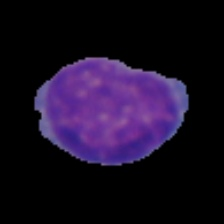
#> input picture data/allidb_ground_truth/all/allidb_067_cell_1.jpg, 224 x 224 px; its folder holds only this picture in this run
$ python normalize_all_idb.py --input ../../../data/allidb_ground_truth/all --output out
#> lines starting #> are read from the running program, lines starting #| are printed output that depends on the picture; after the words box and inside, x2 and y2 are one past the last pixel; in counts of white or black regions, pixels touching at a corner belong together
### src/segmentation/wbc_segmenter.py
"""
WBC Segmentation - K-Means on LAB color space
Based on the MATLAB version
"""

import cv2
import numpy as np
from sklearn.cluster import KMeans
from scipy import ndimage
from pathlib import Path


class WBCSegmenter:
    # segments white blood cells from microscope images

    def __init__(self, num_clusters=3, min_cell_size=200, padding=10):
#> in process_all_idb, img is the input picture: shape (224, 224, 3); mean B, G, R 36.6, 14.4, 25.3
        self.num_clusters = num_clusters
        self.min_cell_size = min_cell_size
        self.padding = padding

    def segment(self, image):
        # main segmentation function
        # returns dict with mask, cells, bboxes etc

        # convert to LAB
        lab = cv2.cvtColor(image, cv2.COLOR_RGB2LAB)
#> lab: shape (224, 224, 3); mean of channels 0, 1, 2 21.6, 137.3, 117.6
        ab = lab[:, :, 1:3].astype(np.float32)
        rows, cols = ab.shape[:2]
#> rows = 224; cols = 224
        ab_vec = ab.reshape(-1, 2)
#> ab_vec = 50176 pairs, first value 126 to 177, second value 73 to 130

        # run kmeans
        kmeans = KMeans(n_clusters=self.num_clusters, random_state=42, n_init=3)
        labels = kmeans.fit_predict(ab_vec)
        labels = labels.reshape(rows, cols)
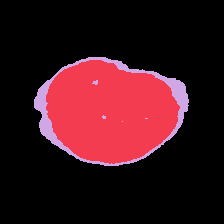
#> labels: shape (224, 224) int32; 3 distinct labels, from 0 to 2; one colour per label, 0 black

        # find which cluster has WBCs (darkest L channel)
        L = lab[:, :, 0]
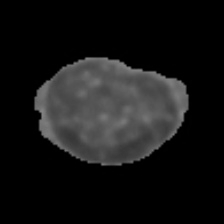
#> L: shape (224, 224); min 0, max 135, mean 21.6
        avg_L = []
        for i in range(self.num_clusters):
            mask_i = (labels == i)
            avg_L.append(np.mean(L[mask_i]))
#> this loop made 3 passes
#> pass 1, in segment, `mask_i = (labels == i)`:
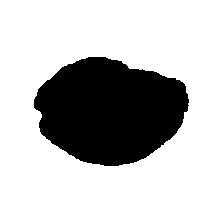
#> mask_i: shape (224, 224) bool; 75.2% white; 1 black region, box (x1, y1, x2, y2) and area: (34, 57, 189, 166) 12444
#> pass 2, in segment, `mask_i = (labels == i)`:
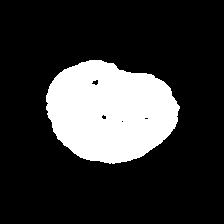
#> mask_i: shape (224, 224) bool; 20.6% white; 1 white region, box (x1, y1, x2, y2) and area: (46, 60, 180, 164) 10331
#> pass 3, in segment, `mask_i = (labels == i)`:
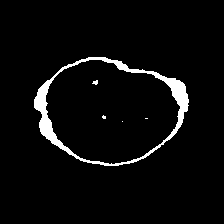
#> mask_i: shape (224, 224) bool; 4.2% white; 5 white regions (3 under 20 px), largest, box (x1, y1, x2, y2) and area: (34, 57, 189, 166) 2077, (92, 80, 98, 85) 20
#> after the loop, avg_L = [0.382, 82.88, 100.1]

        wbc_cluster = np.argmin(avg_L)
#> wbc_cluster = 0
        wbc_mask = (labels == wbc_cluster).astype(np.uint8)

        # morphology to clean up
        # Use smaller kernel to reduce over-segmentation
        kernel_open = cv2.getStructuringElement(cv2.MORPH_ELLIPSE, (5, 5))
        clean_mask = cv2.morphologyEx(wbc_mask, cv2.MORPH_OPEN, kernel_open)
#> clean_mask: shape (224, 224); values 0 (black) and 1 (white), 75.2% white; 1 black region, box (x1, y1, x2, y2) and area: (34, 57, 189, 166) 12455

        # Add closing to reconnect thin bridges (prevents splitting bilobed nuclei)
        kernel_close = cv2.getStructuringElement(cv2.MORPH_ELLIPSE, (7, 7))
        clean_mask = cv2.morphologyEx(clean_mask, cv2.MORPH_CLOSE, kernel_close)
#> clean_mask: shape (224, 224); values 0 (black) and 1 (white), 75.2% white; 1 black region, box (x1, y1, x2, y2) and area: (34, 57, 189, 166) 12449

        clean_mask = ndimage.binary_fill_holes(clean_mask).astype(np.uint8)
#> clean_mask: shape (224, 224); every value is 1

        # remove small stuff
        num_labels, labeled_mask, stats, _ = cv2.connectedComponentsWithStats(
            clean_mask, connectivity=8
        )
#> labeled_mask: shape (224, 224) int32; every value is 1
#> num_labels = 2; stats = [[-1, 2147483647, 0, 0, 0], [0, 0, 224, 224, 50176]]

        final_mask = np.zeros_like(clean_mask)
#> final_mask: shape (224, 224); every value is 0
        for i in range(1, num_labels):
            if stats[i, cv2.CC_STAT_AREA] >= self.min_cell_size:
                final_mask[labeled_mask == i] = 1

        # get individual cells
        cells, bboxes = self._extract_cells(image, final_mask)

        return {
            'mask': final_mask,
            'cells': cells,
            'bboxes': bboxes,
            'count': len(cells),
            'intermediate': {
                'lab': lab,
                'labels': labels,
                'wbc_cluster': wbc_cluster,
                'raw_mask': wbc_mask,
                'clean_mask': clean_mask
            }
        }

    def _extract_cells(self, image, mask):
        # crop out individual cells from the mask
        contours, _ = cv2.findContours(mask, cv2.RETR_EXTERNAL, cv2.CHAIN_APPROX_SIMPLE)
#> contours = [[[0, 0], [0, 223], [223, 223], [223, 0]]]

        cells = []
        bboxes = []

        for contour in contours:
            x, y, w, h = cv2.boundingRect(contour)

            # add some padding
            x_pad = max(0, x - self.padding)
            y_pad = max(0, y - self.padding)
            w_pad = min(image.shape[1] - x_pad, w + 2 * self.padding)
            h_pad = min(image.shape[0] - y_pad, h + 2 * self.padding)

            if w_pad > 20 and h_pad > 20:  # skip tiny cells
                cell_img = image[y_pad:y_pad+h_pad, x_pad:x_pad+w_pad]
                cells.append(cell_img)
                bboxes.append((x_pad, y_pad, w_pad, h_pad))
#> this loop made 1 pass
#> (contour, x, y, w, h, x_pad, y_pad, w_pad) on pass 1: ([[0, 0], [0, 223], [223, 223], [223, 0]], 0, 0, 224, 224, 0, 0, 224)
#> after the loop, bboxes = [(0, 0, 224, 224)]; cells = 1 item

        return cells, bboxes

    # [27 lines left out: functions save_cells, segment_image, not called in this run]

### src/utils/preprocessing.py

import cv2
import numpy as np
import logging

logging.basicConfig(level=logging.INFO)
logger = logging.getLogger(__name__)

# [127 lines left out: functions normalize_hist_match, normalize_staining, not called in this run]


from src.config import INPUT_RES

def resize_with_padding(image, target_size=(INPUT_RES, INPUT_RES)):
    """
    Resize image to target_size while maintaining aspect ratio using padding.
    """
    h, w = image.shape[:2]
    target_h, target_w = target_size

    # Calculate scaling factor
    scale = min(target_w / w, target_h / h)
    new_w = int(w * scale)
    new_h = int(h * scale)

    # Resize
    resized = cv2.resize(image, (new_w, new_h), interpolation=cv2.INTER_LINEAR)

    # Pad
    delta_w = target_w - new_w
    delta_h = target_h - new_h
    top, bottom = delta_h // 2, delta_h - (delta_h // 2)
    left, right = delta_w // 2, delta_w - (delta_w // 2)

    # Use reflect padding for smoother edges
    color = [0, 0, 0]
    padded = cv2.copyMakeBorder(resized, top, bottom, left, right, cv2.BORDER_REFLECT, value=color)

    return padded


# [9 lines left out: function preprocess_input, not called in this run]

def mask_background_kmeans(image, k=2):
    """
    Masks the background using K-Means clustering (K=2) on LAB color space.
    Assumes the cell is the 'darker' or 'more colorful' cluster compared to the background.
    """
    # Convert to LAB for better color/luminance separation
    lab = cv2.cvtColor(image, cv2.COLOR_RGB2LAB)
    pixel_values = lab.reshape((-1, 3))
    pixel_values = np.float32(pixel_values)

    # K-Means clustering
    criteria = (cv2.TERM_CRITERIA_EPS + cv2.TERM_CRITERIA_MAX_ITER, 10, 1.0)
    try:
        _, labels, centers = cv2.kmeans(pixel_values, k, None, criteria, 10, cv2.KMEANS_RANDOM_CENTERS)

        # Determine background cluster
        # Heuristic: Background is usually lighter (Higher L value)
        l_centers = centers[:, 0]
        bg_cluster = np.argmax(l_centers)
        cell_cluster = np.argmin(l_centers)

        # Create mask
        labels = labels.flatten()
        mask = (labels == cell_cluster).astype(np.uint8) * 255
        mask = mask.reshape(image.shape[:2])

        # Morphological cleanup
        kernel = np.ones((3,3), np.uint8)
        mask = cv2.morphologyEx(mask, cv2.MORPH_OPEN, kernel, iterations=2)
        mask = cv2.morphologyEx(mask, cv2.MORPH_CLOSE, kernel, iterations=2)

        # Apply mask
        masked_image = cv2.bitwise_and(image, image, mask=mask)
        return masked_image

    except Exception as e:
        logger.error(f"K-Means masking failed: {e}. Returning original.")
        return image

### _archive/src/utils/normalize_all_idb.py

import cv2
import numpy as np
import argparse
from pathlib import Path
from tqdm import tqdm
import sys
import os

# Create a symlink to src to allow imports if running from root
sys.path.append(os.path.join(os.path.dirname(__file__), '../../'))

from tqdm import tqdm
from preprocessing import normalize_staining, resize_with_padding, mask_background_kmeans, normalize_hist_match
from src.segmentation.wbc_segmenter import WBCSegmenter

def process_all_idb(input_dir, output_dir, reference_vectors):
    """
    Process ALL-IDB dataset:
    1. Segment WBCs from full images
    2. Normalize staining
    3. Pad and resize
    4. Save individual cells
    """
    input_path = Path(input_dir)
    output_path = Path(output_dir)
    output_path.mkdir(parents=True, exist_ok=True)

    segmenter = WBCSegmenter(padding=20)

    images = list(input_path.glob('*.jpg')) + list(input_path.glob('*.tif'))
    print(f"Found {len(images)} images in {input_dir}")

    if len(images) == 0:
        print("No images found. Check format (.jpg, .tif)")
        return

    # Load template for histogram matching fallback
    # Assuming C-NMC structure is consistent
    template_path = Path(r"c:\Open Source\leukiemea\C-NMC_Dataset\fold_0\fold_0\all\UID_11_10_1_all.bmp")
    if template_path.exists():
        template_img = cv2.imread(str(template_path))
        template_img = cv2.cvtColor(template_img, cv2.COLOR_BGR2RGB)
        print("Loaded template image for histogram matching.")
    else:
        print("Warning: Template image not found!")
        template_img = None

    count = 0

    for img_file in tqdm(images):
        try:
            # 1. Read Image
            img = cv2.imread(str(img_file))
            img = cv2.cvtColor(img, cv2.COLOR_BGR2RGB)

            # 2. Segment
            # Resize for faster segmentation, but map back to original?
            # For simplicity, we segment at full res or half res
            results = segmenter.segment(img)
#> in segment, `cells, bboxes = self._extract_cells(image, final_mask)`: bboxes = [(0, 0, 224, 224)]
#> results = 5 items
            cells = results['cells']
#> cells = 1 item

            for i, cell in enumerate(cells):
                if cell.size == 0: continue

                # 3. New Pipeline: Mask -> Normalize (Hist Match)

                # a. Mask Background (K-Means)
                masked_cell = mask_background_kmeans(cell, k=2)

                # b. Normalize
                # Use Histogram Matching as primary since Macenko failed
                if template_img is not None:
                     norm_cell = normalize_hist_match(masked_cell, template_img)
                else:
                    # Fallback to just masked if no template (shouldn't happen)
                    norm_cell = masked_cell

                # 4. Resize & Pad
                processed_cell = resize_with_padding(norm_cell, target_size=(224, 224))

                # 5. Save
                save_name = f"{img_file.stem}_cell_{i}.jpg"
                save_full_path = output_path / save_name

                # Convert back to BGR for OpenCV saving
                cv2.imwrite(str(save_full_path), cv2.cvtColor(processed_cell, cv2.COLOR_RGB2BGR))
                count += 1
#> this loop made 1 pass
#> (criteria in mask_background_kmeans, centers in mask_background_kmeans, l_centers in mask_background_kmeans, bg_cluster in mask_background_kmeans, cell_cluster in mask_background_kmeans, kernel in mask_background_kmeans, h in resize_with_padding, w in resize_with_padding) on pass 1: ((3, 10, 1), [[0.314, 128.1, 127.8], [86.09, 165.2, 86.7]], [0.314, 86.09], 1, 0, [[1, 1, 1], [1, 1, 1], [1, 1, 1]], 224, 224)
#> pass 1, in mask_background_kmeans, `mask = mask.reshape(image.shape[:2])`:
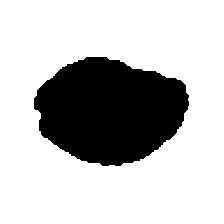
#> mask: shape (224, 224); 75.2% white; 1 black region, box (x1, y1, x2, y2) and area: (34, 57, 189, 166) 12433
#> pass 1, in mask_background_kmeans, `masked_image = cv2.bitwise_and(image, image, mask=mask)`:
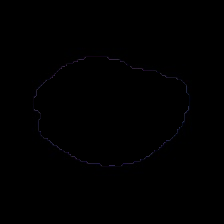
#> masked_image: shape (224, 224, 3); mean R, G, B 0.3, 0.2, 0.5
#> after the loop, count = 1

        except Exception as e:
            print(f"Error processing {img_file.name}: {e}")

    print(f"Processing complete. Saved {count} single-cell images to {output_dir}")
#| Processing complete. Saved 1 single-cell images to out

if __name__ == "__main__":
    parser = argparse.ArgumentParser()
    parser.add_argument('--input', required=True, help="Input directory (ALL-IDB1)")
    parser.add_argument('--output', required=True, help="Output directory")
    parser.add_argument('--vectors', default='data/stain_vectors.npz', help="Path to stain vectors")
    args = parser.parse_args()

    process_all_idb(args.input, args.output, args.vectors)

$ run again, on data/allidb_ground_truth/all/allidb_073_cell_0.jpg
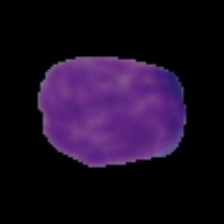
#> input picture data/allidb_ground_truth/all/allidb_073_cell_0.jpg, 224 x 224 px
#> in process_all_idb, img is the input picture: shape (224, 224, 3); mean B, G, R 35.9, 13.3, 27.4
#> lab: shape (224, 224, 3); mean of channels 0, 1, 2 21.5, 138.5, 117.9
#> ab_vec = 50176 pairs, first value 126 to 173, second value 77 to 130
#> labels: shape (224, 224) int32; 3 distinct labels, from 0 to 2
#> the loop in segment, `for i in range(self.num_clusters):` made 3 passes
#> pass 1, in segment, `mask_i = (labels == i)`:
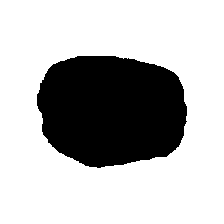
#> mask_i: shape (224, 224) bool; 72.7% white; 1 black region, box (x1, y1, x2, y2) and area: (37, 56, 187, 168) 13723
#> after the loop in segment, `for i in range(self.num_clusters):`: avg_L = [0.244, 77.31, 81.94]
#> wbc_cluster = 0
#> labeled_mask: shape (224, 224) int32; every value is 1
#> num_labels = 2; stats = [[-1, 2147483647, 0, 0, 0], [0, 0, 224, 224, 50176]]
#> final_mask: shape (224, 224); every value is 0
#> contours = [[[0, 0], [0, 223], [223, 223], [223, 0]]]
#> the loop in _extract_cells, `for contour in contours:` made 1 pass
#> (contour, x, y, w, h, x_pad, y_pad, w_pad) on pass 1: ([[0, 0], [0, 223], [223, 223], [223, 0]], 0, 0, 224, 224, 0, 0, 224)
#> after the loop in _extract_cells, `for contour in contours:`: bboxes = [(0, 0, 224, 224)]; cells = 1 item
#> in segment, `cells, bboxes = self._extract_cells(image, final_mask)`: bboxes = [(0, 0, 224, 224)]
#> results = 5 items
#> in process_all_idb, `cells = results['cells']`: cells = 1 item
#> the loop in process_all_idb, `for i, cell in enumerate(cells):` made 1 pass
#> (criteria in mask_background_kmeans, centers in mask_background_kmeans, l_centers in mask_background_kmeans, bg_cluster in mask_background_kmeans, cell_cluster in mask_background_kmeans, kernel in mask_background_kmeans, h in resize_with_padding, w in resize_with_padding) on pass 1: ((3, 10, 1), [[0.378, 128.1, 127.8], [78.48, 166.4, 90.98]], [0.378, 78.48], 1, 0, [[1, 1, 1], [1, 1, 1], [1, 1, 1]], 224, 224)
#> pass 1, in mask_background_kmeans, `masked_image = cv2.bitwise_and(image, image, mask=mask)`:
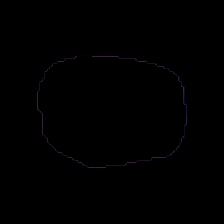
#> masked_image: shape (224, 224, 3); mean R, G, B 0.4, 0.2, 0.5
#> after the loop in process_all_idb, `for i, cell in enumerate(cells):`: count = 1
#| Processing complete. Saved 1 single-cell images to out

$ run again, on data/allidb_ground_truth/all/allidb_076_cell_0.jpg
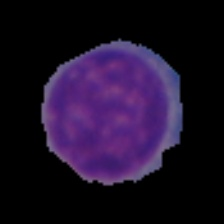
#> input picture data/allidb_ground_truth/all/allidb_076_cell_0.jpg, 224 x 224 px
#> in process_all_idb, img is the input picture: shape (224, 224, 3); mean B, G, R 39.8, 15.9, 28.6
#> lab: shape (224, 224, 3); mean of channels 0, 1, 2 23.9, 138.5, 116.8
#> ab_vec = 50176 pairs, first value 126 to 172, second value 80 to 130
#> labels: shape (224, 224) int32; 3 distinct labels, from 0 to 2
#> the loop in segment, `for i in range(self.num_clusters):` made 3 passes
#> pass 1, in segment, `mask_i = (labels == i)`:
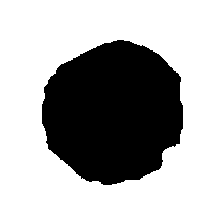
#> mask_i: shape (224, 224) bool; 68.6% white; 1 black region, box (x1, y1, x2, y2) and area: (42, 40, 183, 185) 15774
#> after the loop in segment, `for i in range(self.num_clusters):`: avg_L = [0.617, 68.66, 96.46]
#> wbc_cluster = 0
#> labeled_mask: shape (224, 224) int32; every value is 1
#> num_labels = 2; stats = [[-1, 2147483647, 0, 0, 0], [0, 0, 224, 224, 50176]]
#> final_mask: shape (224, 224); every value is 0
#> contours = [[[0, 0], [0, 223], [223, 223], [223, 0]]]
#> the loop in _extract_cells, `for contour in contours:` made 1 pass
#> (contour, x, y, w, h, x_pad, y_pad, w_pad) on pass 1: ([[0, 0], [0, 223], [223, 223], [223, 0]], 0, 0, 224, 224, 0, 0, 224)
#> after the loop in _extract_cells, `for contour in contours:`: bboxes = [(0, 0, 224, 224)]; cells = 1 item
#> in segment, `cells, bboxes = self._extract_cells(image, final_mask)`: bboxes = [(0, 0, 224, 224)]
#> results = 5 items
#> in process_all_idb, `cells = results['cells']`: cells = 1 item
#> the loop in process_all_idb, `for i, cell in enumerate(cells):` made 1 pass
#> (criteria in mask_background_kmeans, centers in mask_background_kmeans, l_centers in mask_background_kmeans, bg_cluster in mask_background_kmeans, cell_cluster in mask_background_kmeans, kernel in mask_background_kmeans, h in resize_with_padding, w in resize_with_padding) on pass 1: ((3, 10, 1), [[0.371, 128.1, 127.8], [74.93, 160.9, 92.88]], [0.371, 74.93], 1, 0, [[1, 1, 1], [1, 1, 1], [1, 1, 1]], 224, 224)
#> pass 1, in mask_background_kmeans, `masked_image = cv2.bitwise_and(image, image, mask=mask)`:
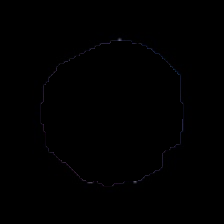
#> masked_image: shape (224, 224, 3); mean R, G, B 0.3, 0.3, 0.5
#> after the loop in process_all_idb, `for i, cell in enumerate(cells):`: count = 1
#| Processing complete. Saved 1 single-cell images to out

$ run again, on data/allidb_ground_truth/all/allidb_078_cell_1.jpg
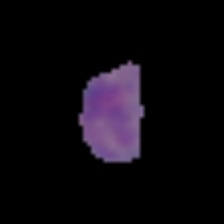
#> input picture data/allidb_ground_truth/all/allidb_078_cell_1.jpg, 224 x 224 px
#> in process_all_idb, img is the input picture: shape (224, 224, 3); mean B, G, R 14.1, 8.6, 12.2
#> lab: shape (224, 224, 3); mean of channels 0, 1, 2 10.8, 130.5, 125.5
#> ab_vec = 50176 pairs, first value 126 to 167, second value 91 to 130
#> labels: shape (224, 224) int32; 3 distinct labels, from 0 to 2
#> after the loop in segment, `for i in range(self.num_clusters):`: avg_L = [0.26, 101.6, 105.3]
#> wbc_cluster = 0
#> labeled_mask: shape (224, 224) int32; every value is 1
#> num_labels = 2; stats = [[-1, 2147483647, 0, 0, 0], [0, 0, 224, 224, 50176]]
#> final_mask: shape (224, 224); every value is 0
#> contours = [[[0, 0], [0, 223], [223, 223], [223, 0]]]
#> the loop in _extract_cells, `for contour in contours:` made 1 pass
#> (contour, x, y, w, h, x_pad, y_pad, w_pad) on pass 1: ([[0, 0], [0, 223], [223, 223], [223, 0]], 0, 0, 224, 224, 0, 0, 224)
#> after the loop in _extract_cells, `for contour in contours:`: bboxes = [(0, 0, 224, 224)]; cells = 1 item
#> in segment, `cells, bboxes = self._extract_cells(image, final_mask)`: bboxes = [(0, 0, 224, 224)]
#> results = 5 items
#> in process_all_idb, `cells = results['cells']`: cells = 1 item
#> the loop in process_all_idb, `for i, cell in enumerate(cells):` made 1 pass
#> (criteria in mask_background_kmeans, centers in mask_background_kmeans, l_centers in mask_background_kmeans, bg_cluster in mask_background_kmeans, cell_cluster in mask_background_kmeans, kernel in mask_background_kmeans, h in resize_with_padding, w in resize_with_padding) on pass 1: ((3, 10, 1), [[0.35, 128.1, 127.9], [104.8, 152.7, 104.3]], [0.35, 104.8], 1, 0, [[1, 1, 1], [1, 1, 1], [1, 1, 1]], 224, 224)
#> pass 1, in mask_background_kmeans, `masked_image = cv2.bitwise_and(image, image, mask=mask)`:
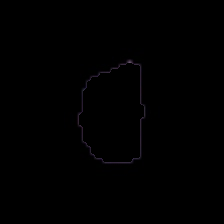
#> masked_image: shape (224, 224, 3); mean R, G, B 0.4, 0.3, 0.5
#> after the loop in process_all_idb, `for i, cell in enumerate(cells):`: count = 1
#| Processing complete. Saved 1 single-cell images to out
